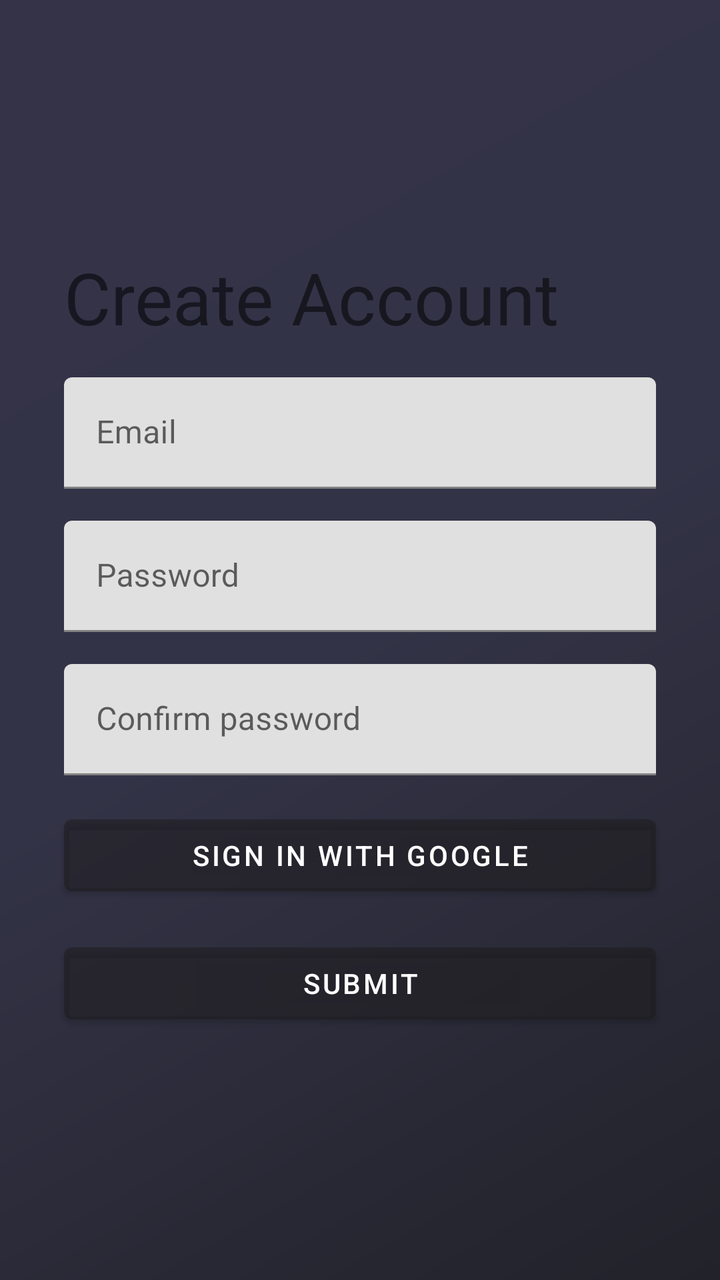
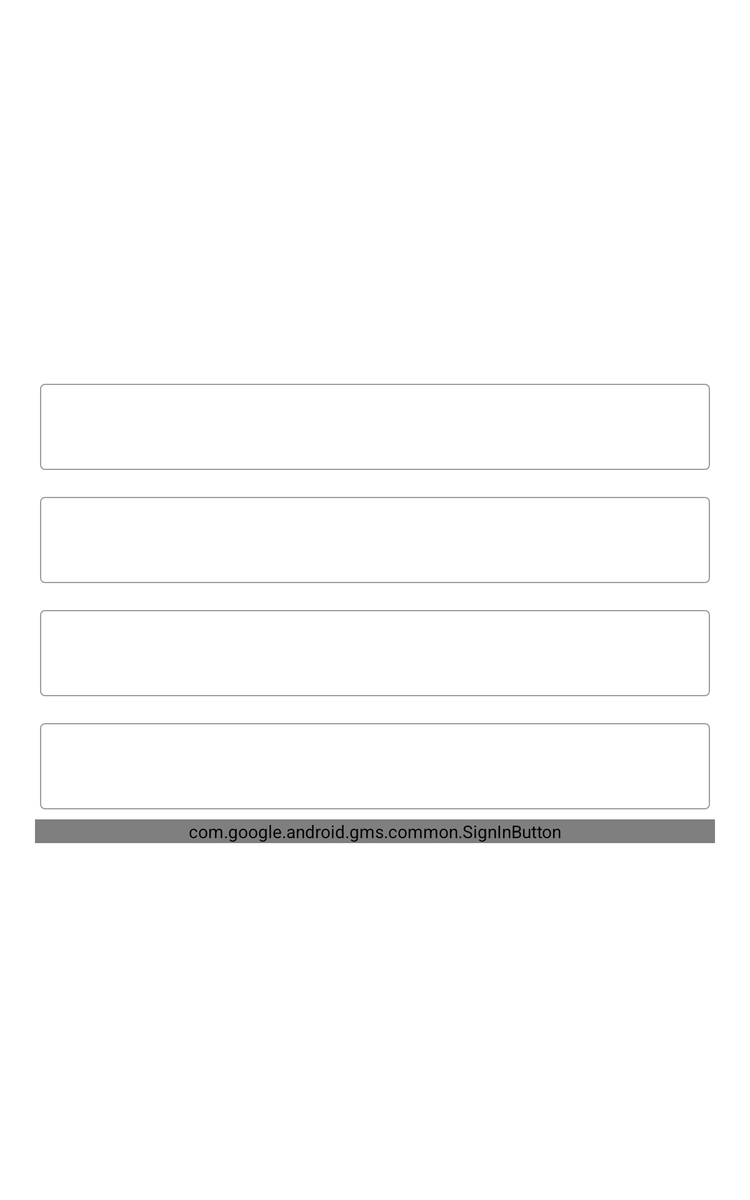

Two renders of one Android screen. The first uses the default layout on a phone; the second uses the alternative layout the repository ships for a different screen configuration, on a matching device. The two XML files are below.
<!-- AndroidManifest.xml: application theme Theme.VibeCast -->
<!-- res/layout/fragment_registration.xml -->
<?xml version="1.0" encoding="utf-8"?>
<androidx.constraintlayout.widget.ConstraintLayout xmlns:android="http://schemas.android.com/apk/res/android"
    xmlns:app="http://schemas.android.com/apk/res-auto"
    xmlns:tools="http://schemas.android.com/tools"
    android:layout_width="match_parent"
    android:layout_height="match_parent"
    android:background="@drawable/generic_background"
    tools:context=".presentation.user.auth.RegistrationFragment">


    <LinearLayout
        android:id="@+id/signInChain"
        android:layout_width="match_parent"
        android:layout_height="wrap_content"
        android:layout_marginHorizontal="24dp"
        android:orientation="vertical"
        app:layout_constraintBottom_toBottomOf="parent"
        app:layout_constraintEnd_toEndOf="parent"
        app:layout_constraintHorizontal_bias="0.5"
        app:layout_constraintStart_toStartOf="parent"
        app:layout_constraintTop_toTopOf="parent"
        app:layout_constraintVertical_bias="0.5">

        <TextView
            android:id="@+id/header"
            android:layout_width="wrap_content"
            android:layout_height="wrap_content"
            android:layout_margin="8dp"
            android:text="@string/create_account_header"
            android:textSize="36sp" />


        <com.google.android.material.textfield.TextInputLayout
            android:id="@+id/email_input_field"
            android:layout_width="match_parent"
            android:layout_height="wrap_content"
            android:layout_margin="8dp">

            <com.google.android.material.textfield.TextInputEditText
                android:inputType="textEmailAddress"
                android:id="@+id/email_input"
                android:layout_width="match_parent"
                android:layout_height="wrap_content"
                android:hint="@string/prompt_email" />
        </com.google.android.material.textfield.TextInputLayout>

        <com.google.android.material.textfield.TextInputLayout
            android:id="@+id/password_input_field"
            android:layout_width="match_parent"
            android:layout_height="wrap_content"
            android:layout_margin="8dp">

            <com.google.android.material.textfield.TextInputEditText
                android:id="@+id/password_input"
                android:inputType="textPassword"
                android:layout_width="match_parent"
                android:layout_height="wrap_content"
                android:hint="@string/prompt_password" />
        </com.google.android.material.textfield.TextInputLayout>

        <com.google.android.material.textfield.TextInputLayout
            android:id="@+id/confirm_password_input_field"
            android:layout_width="match_parent"
            android:layout_height="wrap_content"
            android:layout_margin="8dp">

            <com.google.android.material.textfield.TextInputEditText
                android:id="@+id/confirm_password_input"
                android:inputType="textPassword"
                android:layout_width="match_parent"
                android:layout_height="wrap_content"
                android:hint="@string/confirm_password" />
        </com.google.android.material.textfield.TextInputLayout>


        <Button
            android:id="@+id/signInWithGoogle"
            android:layout_width="match_parent"
            android:layout_height="wrap_content"
            android:text="@string/sign_in_with_google"
            android:layout_margin="8dp"/>

        <Button
            android:id="@+id/submitBtn"
            android:layout_width="match_parent"
            android:layout_height="wrap_content"
            android:text="@string/submit"
            android:layout_margin="8dp"/>

    </LinearLayout>


</androidx.constraintlayout.widget.ConstraintLayout>
<!-- resources referenced by this layout -->
<resources>
  <!-- drawable generic_background (drawable) -->
  <shape xmlns:android="http://schemas.android.com/apk/res/android"
      android:shape="rectangle">
      <gradient
          android:angle="135"
          android:centerColor="#333347"
          android:endColor="#343348"
          android:startColor="#22222A"
          android:type="linear" />
  </shape>
  <string name="confirm_password">Confirm password</string>
  <string name="create_account_header">Create Account</string>
  <string name="prompt_email">Email</string>
  <string name="prompt_password">Password</string>
  <string name="sign_in_with_google">Sign in with Google</string>
  <string name="submit">Submit</string>
  <style name="Theme.VibeCast" parent="Theme.MaterialComponents.DayNight.DarkActionBar">
          <item name="colorPrimary">#801E1D1D</item>
          <item name="colorPrimaryVariant">#FFF0F0</item>
          <item name="colorOnPrimary">@color/white</item>
          
          <item name="colorSecondary">@color/teal_200</item>
          <item name="colorSecondaryVariant">@color/teal_700</item>
          <item name="colorOnSecondary">#1F1E1E</item>
          
          <item name="android:statusBarColor">@color/black</item>
  
  
      </style>
  <color name="black">#FF000000</color>
</resources>
<!-- res/layout-sw600dp/fragment_registration.xml (the repository's variant of the layout above) -->
<!-- drawn on a 7-inch tablet held upright -->
<?xml version="1.0" encoding="utf-8"?>
<androidx.constraintlayout.widget.ConstraintLayout xmlns:android="http://schemas.android.com/apk/res/android"
    xmlns:app="http://schemas.android.com/apk/res-auto"
    xmlns:tools="http://schemas.android.com/tools"
    android:layout_width="match_parent"
    android:layout_height="match_parent"
    tools:context=".presentation.user.auth.RegistrationFragment">


    <ImageView
        android:id="@+id/backgroundImageView"
        android:layout_width="0dp"
        android:layout_height="0dp"
        android:foreground="@drawable/textfield_background"
        android:importantForAccessibility="no"
        android:scaleType="centerCrop"
        app:layout_constraintBottom_toBottomOf="parent"
        app:layout_constraintEnd_toEndOf="parent"
        app:layout_constraintHorizontal_bias="0.5"
        app:layout_constraintStart_toStartOf="parent"
        app:layout_constraintTop_toTopOf="parent"
        app:layout_constraintVertical_bias="0.5" />


    <LinearLayout
        android:id="@+id/signInChain"
        android:layout_width="match_parent"
        android:layout_height="wrap_content"
        android:layout_marginHorizontal="24dp"
        android:orientation="vertical"
        app:layout_constraintBottom_toBottomOf="parent"
        app:layout_constraintEnd_toEndOf="parent"
        app:layout_constraintHorizontal_bias="0.5"
        app:layout_constraintStart_toStartOf="parent"
        app:layout_constraintTop_toTopOf="parent"
        app:layout_constraintVertical_bias="0.5">

        <TextView
            android:id="@+id/header"
            android:layout_width="wrap_content"
            android:layout_height="wrap_content"
            android:layout_margin="8dp"
            android:elevation="16dp"
            android:text="@string/create_account_header"
            android:textColor="@color/white"
            android:textSize="42sp" />

        <com.google.android.material.textfield.TextInputLayout
            android:id="@+id/username_input_field"
            style="@style/Widget.MaterialComponents.TextInputLayout.OutlinedBox"
            android:layout_width="match_parent"
            android:layout_height="wrap_content"
            android:layout_margin="8dp"
            android:elevation="16dp"
            android:textColor="@color/white"
            android:textColorHint="@color/white"
            app:hintTextColor="@color/white">

            <com.google.android.material.textfield.TextInputEditText
                android:id="@+id/username_input"
                android:layout_width="match_parent"
                android:layout_height="wrap_content"
                android:background="@drawable/textfield_background"
                android:hint="@string/username_title"
                android:textColor="@color/white"
                android:textColorHint="@color/white"
                android:textSize="26sp" />
        </com.google.android.material.textfield.TextInputLayout>


        <com.google.android.material.textfield.TextInputLayout
            android:id="@+id/email_input_field"
            style="@style/Widget.MaterialComponents.TextInputLayout.OutlinedBox"
            android:layout_width="match_parent"
            android:layout_height="wrap_content"
            android:layout_margin="8dp"
            android:elevation="16dp"
            android:textColor="@color/white"
            android:textColorHint="@color/white"
            app:hintTextColor="@color/white">

            <com.google.android.material.textfield.TextInputEditText
                android:id="@+id/email_input"
                android:layout_width="match_parent"
                android:layout_height="wrap_content"
                android:background="@drawable/textfield_background"
                android:hint="@string/prompt_email"
                android:inputType="textEmailAddress"
                android:textColor="@color/white"
                android:textColorHint="@color/white"
                android:textSize="26sp" />
        </com.google.android.material.textfield.TextInputLayout>

        <com.google.android.material.textfield.TextInputLayout
            android:id="@+id/password_input_field"
            style="@style/Widget.MaterialComponents.TextInputLayout.OutlinedBox"
            android:layout_width="match_parent"
            android:layout_height="wrap_content"
            android:layout_margin="8dp"
            android:elevation="16dp"
            android:textColor="@color/white"
            android:textColorHint="@color/white"
            app:hintTextColor="@color/white">

            <com.google.android.material.textfield.TextInputEditText
                android:id="@+id/password_input"
                android:layout_width="match_parent"
                android:layout_height="wrap_content"
                android:background="@drawable/textfield_background"
                android:hint="@string/prompt_password"
                android:inputType="textPassword"
                android:textColor="@color/white"
                android:textColorHint="@color/white"
                android:textSize="26sp" />
        </com.google.android.material.textfield.TextInputLayout>

        <com.google.android.material.textfield.TextInputLayout
            android:id="@+id/confirm_password_input_field"
            style="@style/Widget.MaterialComponents.TextInputLayout.OutlinedBox"
            android:layout_width="match_parent"
            android:layout_height="wrap_content"
            android:layout_margin="8dp"
            android:elevation="16dp"
            android:textColor="@color/white"
            android:textColorHint="@color/white"
            app:hintTextColor="@color/white">

            <com.google.android.material.textfield.TextInputEditText
                android:id="@+id/confirm_password_input"
                android:layout_width="match_parent"
                android:layout_height="wrap_content"
                android:background="@drawable/textfield_background"
                android:hint="@string/confirm_password"
                android:inputType="textPassword"
                android:textColor="@color/white"
                android:textColorHint="@color/white"
                android:textSize="26sp" />
        </com.google.android.material.textfield.TextInputLayout>


        <com.google.android.gms.common.SignInButton
            android:id="@+id/signInWithGoogle"
            android:layout_width="match_parent"
            android:layout_height="wrap_content"
            android:layout_marginHorizontal="4dp" />


        <androidx.appcompat.widget.AppCompatButton
            android:id="@+id/submitBtn"
            android:layout_width="match_parent"
            android:layout_height="wrap_content"
            android:layout_margin="8dp"
            android:background="@drawable/textfield_background"
            android:elevation="16dp"
            android:textSize="22sp"
            android:text="@string/submit"
            android:textColor="@color/white" />


    </LinearLayout>

</androidx.constraintlayout.widget.ConstraintLayout>
<!-- resources referenced by the variant -->
<!-- as a 7-inch tablet held upright resolves them -->
<resources>
  <string name="confirm_password">Confirm password</string>
  <string name="create_account_header">Create Account</string>
  <string name="prompt_email">Email</string>
  <string name="prompt_password">Password</string>
  <string name="submit">Submit</string>
  <string name="username_title">Username</string>
  <style name="Theme.VibeCast" parent="Theme.MaterialComponents.DayNight.DarkActionBar">
          <item name="colorPrimary">#801E1D1D</item>
          <item name="colorPrimaryVariant">#FFF0F0</item>
          <item name="colorOnPrimary">@color/white</item>
          
          <item name="colorSecondary">@color/teal_200</item>
          <item name="colorSecondaryVariant">@color/teal_700</item>
          <item name="colorOnSecondary">#1F1E1E</item>
          
          <item name="android:statusBarColor">@color/black</item>
  
  
      </style>
  <color name="black">#FF000000</color>
</resources>
